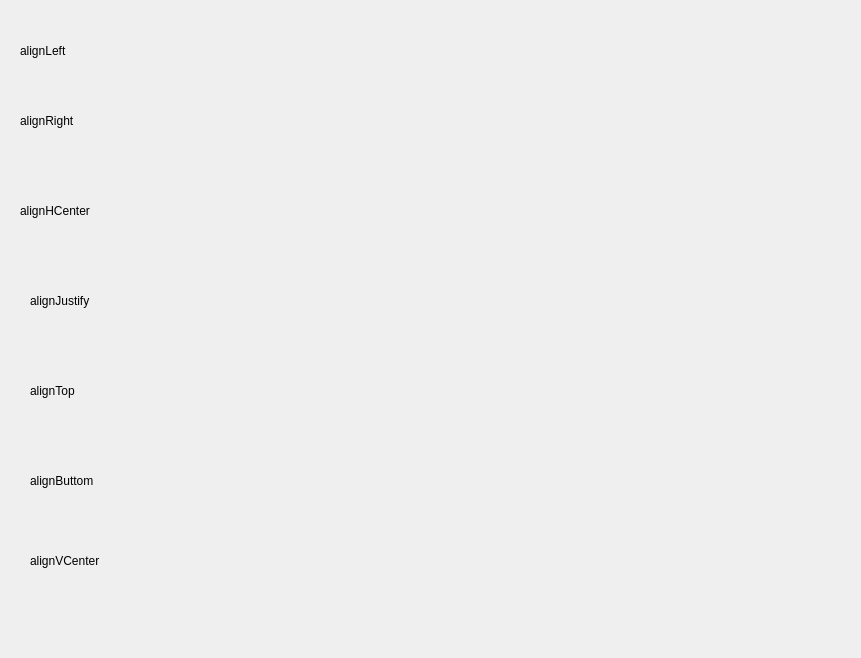
<?xml version="1.0" encoding="UTF-8"?>
<ui version="4.0">
 <class>QLabelStudy</class>
 <widget class="QWidget" name="QLabelStudy">
  <property name="geometry">
   <rect>
    <x>0</x>
    <y>0</y>
    <width>861</width>
    <height>658</height>
   </rect>
  </property>
  <property name="windowTitle">
   <string>Form</string>
  </property>
  <property name="styleSheet">
   <string notr="true"/>
  </property>
  <widget class="QLabel" name="alignLeft">
   <property name="geometry">
    <rect>
     <x>20</x>
     <y>30</y>
     <width>111</width>
     <height>41</height>
    </rect>
   </property>
   <property name="text">
    <string>alignLeft</string>
   </property>
  </widget>
  <widget class="QLabel" name="alignRight">
   <property name="geometry">
    <rect>
     <x>20</x>
     <y>100</y>
     <width>101</width>
     <height>41</height>
    </rect>
   </property>
   <property name="text">
    <string>alignRight</string>
   </property>
  </widget>
  <widget class="QLabel" name="alignHCenter">
   <property name="geometry">
    <rect>
     <x>20</x>
     <y>190</y>
     <width>101</width>
     <height>41</height>
    </rect>
   </property>
   <property name="text">
    <string>alignHCenter</string>
   </property>
  </widget>
  <widget class="QLabel" name="alignTop">
   <property name="geometry">
    <rect>
     <x>30</x>
     <y>370</y>
     <width>101</width>
     <height>41</height>
    </rect>
   </property>
   <property name="text">
    <string>alignTop</string>
   </property>
  </widget>
  <widget class="QLabel" name="alignButtom">
   <property name="geometry">
    <rect>
     <x>30</x>
     <y>460</y>
     <width>101</width>
     <height>41</height>
    </rect>
   </property>
   <property name="text">
    <string>alignButtom</string>
   </property>
  </widget>
  <widget class="QLabel" name="alignVCenter">
   <property name="geometry">
    <rect>
     <x>30</x>
     <y>540</y>
     <width>101</width>
     <height>41</height>
    </rect>
   </property>
   <property name="text">
    <string>alignVCenter</string>
   </property>
  </widget>
  <widget class="QLabel" name="alignJustify">
   <property name="geometry">
    <rect>
     <x>30</x>
     <y>280</y>
     <width>101</width>
     <height>41</height>
    </rect>
   </property>
   <property name="text">
    <string>alignJustify</string>
   </property>
  </widget>
 </widget>
 <resources/>
 <connections/>
</ui>
